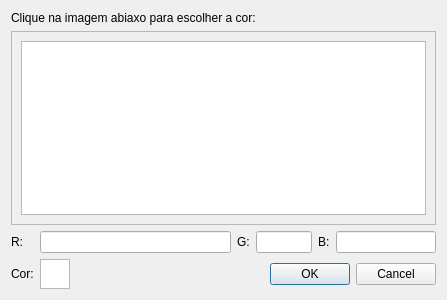
<?xml version="1.0" encoding="UTF-8"?>
<ui version="4.0">
 <class>ImageColorPicker</class>
 <widget class="QDialog" name="ImageColorPicker">
  <property name="geometry">
   <rect>
    <x>0</x>
    <y>0</y>
    <width>400</width>
    <height>300</height>
   </rect>
  </property>
  <property name="windowTitle">
   <string>Dialog</string>
  </property>
  <layout class="QGridLayout" name="gridLayout">
   <item row="0" column="0" colspan="4">
    <widget class="QLabel" name="label_5">
     <property name="text">
      <string>Clique na imagem abiaxo para escolher a cor:</string>
     </property>
    </widget>
   </item>
   <item row="1" column="0" colspan="7">
    <widget class="QScrollArea" name="scrollArea">
     <property name="widgetResizable">
      <bool>true</bool>
     </property>
     <widget class="QWidget" name="scrollAreaWidgetContents">
      <property name="geometry">
       <rect>
        <x>0</x>
        <y>0</y>
        <width>380</width>
        <height>192</height>
       </rect>
      </property>
      <layout class="QGridLayout" name="gridLayout_2">
       <item row="0" column="0">
        <widget class="QGraphicsView" name="graphicsView"/>
       </item>
      </layout>
     </widget>
    </widget>
   </item>
   <item row="2" column="0">
    <widget class="QLabel" name="label">
     <property name="text">
      <string>R:</string>
     </property>
    </widget>
   </item>
   <item row="2" column="1">
    <widget class="QLineEdit" name="lineEditR">
     <property name="readOnly">
      <bool>true</bool>
     </property>
    </widget>
   </item>
   <item row="2" column="2">
    <widget class="QLabel" name="label_2">
     <property name="text">
      <string>G:</string>
     </property>
    </widget>
   </item>
   <item row="2" column="3" colspan="2">
    <widget class="QLineEdit" name="lineEditG">
     <property name="readOnly">
      <bool>true</bool>
     </property>
    </widget>
   </item>
   <item row="2" column="5">
    <widget class="QLabel" name="label_3">
     <property name="text">
      <string>B:</string>
     </property>
    </widget>
   </item>
   <item row="2" column="6">
    <widget class="QLineEdit" name="lineEditB">
     <property name="readOnly">
      <bool>true</bool>
     </property>
    </widget>
   </item>
   <item row="3" column="0">
    <widget class="QLabel" name="label_4">
     <property name="text">
      <string>Cor:</string>
     </property>
    </widget>
   </item>
   <item row="3" column="1">
    <widget class="QGraphicsView" name="graphicsViewColor">
     <property name="maximumSize">
      <size>
       <width>30</width>
       <height>30</height>
      </size>
     </property>
     <property name="backgroundBrush">
      <brush brushstyle="SolidPattern">
       <color alpha="255">
        <red>0</red>
        <green>0</green>
        <blue>0</blue>
       </color>
      </brush>
     </property>
    </widget>
   </item>
   <item row="3" column="4" colspan="3">
    <widget class="QDialogButtonBox" name="buttonBox">
     <property name="standardButtons">
      <set>QDialogButtonBox::Cancel|QDialogButtonBox::Ok</set>
     </property>
    </widget>
   </item>
  </layout>
 </widget>
 <resources/>
 <connections/>
</ui>
